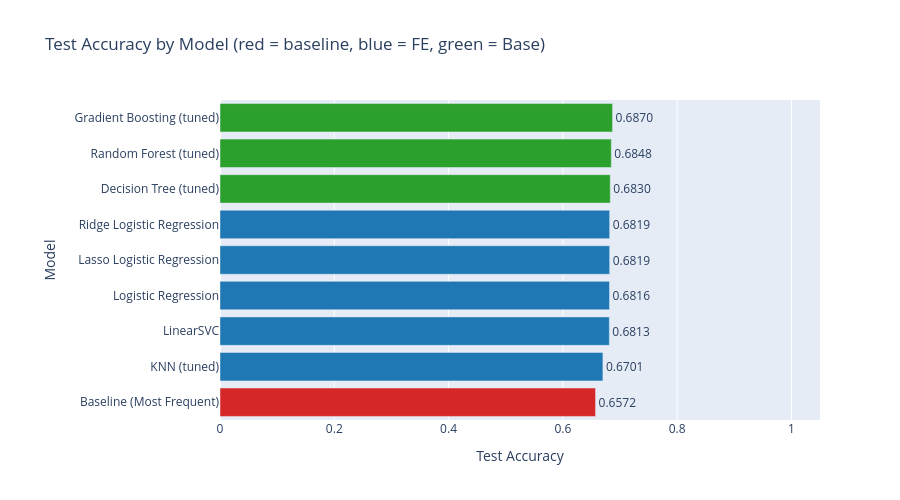

This figure's notebook cell:
### Code cell
# Horizontal bar chart — models sorted descending by test accuracy.
# Baseline is highlighted in red so it is easy to read the improvement gap.
# Models are color-coded by feature set (Base vs FE).

import plotly.graph_objects as go

plot_df = comparison_df_numeric.sort_values('Test Accuracy')   # ascending for barh

colors = []
for _, row in plot_df.iterrows():
    if row['Model'] == 'Baseline (Most Frequent)':
        colors.append('#d62728')   # red  — baseline reference
    elif row['Feature Set'] == 'FE':
        colors.append('#1f77b4')   # blue — feature-engineered models
    else:
        colors.append('#2ca02c')   # green — tree-based / base models

fig = go.Figure(go.Bar(
    x=plot_df['Test Accuracy'],
    y=plot_df['Model'],
    orientation='h',
    marker_color=colors,
    text=plot_df['Test Accuracy'].map('{:.4f}'.format),
    textposition='outside'
))
fig.update_layout(
    title='Test Accuracy by Model (red = baseline, blue = FE, green = Base)',
    xaxis=dict(title='Test Accuracy', range=[0, 1.05]),
    yaxis_title='Model',
    height=500,
    margin=dict(l=220)
)
fig.show()

### Figure 1 — Plotly figure (JSON) as saved in the notebook; plotly's stock layout.template omitted (floating-point values rounded to 4 significant figures)
{"data": [{"marker": {"color": ["#d62728", "#1f77b4", "#1f77b4", "#1f77b4", "#1f77b4", "#1f77b4", "#2ca02c", "#2ca02c", "#2ca02c"]}, "orientation": "h", "text": ["0.6572", "0.6701", "0.6813", "0.6816", "0.6819", "0.6819", "0.6830", "0.6848", "0.6870"], "textposition": "outside", "type": "bar", "x": [0.6572, 0.6701, 0.6813, 0.6816, 0.6819, 0.6819, 0.683, 0.6848, 0.687], "y": ["Baseline (Most Frequent)", "KNN (tuned)", "LinearSVC", "Logistic Regression", "Lasso Logistic Regression", "Ridge Logistic Regression", "Decision Tree (tuned)", "Random Forest (tuned)", "Gradient Boosting (tuned)"]}], "layout": {"height": 500, "margin": {"l": 220}, "title": {"text": "Test Accuracy by Model (red = baseline, blue = FE, green = Base)"}, "xaxis": {"range": [0, 1.05], "title": {"text": "Test Accuracy"}}, "yaxis": {"title": {"text": "Model"}}}}
